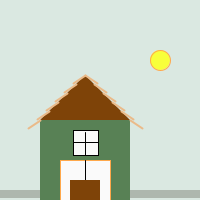
Frame 1 (no input)
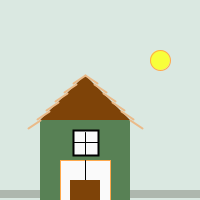
Frame 60 (the mouse pressed at the canvas centre just before this capture)
Frame 120 (the mouse held since frame 60 and released just before this capture): identical to frame 60, image omitted

The Processing sketch that drew these frames (run headless with seeded random() and noise(); from frame 60 on, the mouse is pressed at the canvas centre):

// Processing sketch: processing_95002
// ── processing_95002.pde

// Emanuele da S. Reis - Telhado
int x=85;
int y=75;
int dtelhax=12;
int dtelhay=8;
int ptx=9;
int pty=9;

void setup(){
  size (200, 200);
}
  void draw() {
  background(#DAE8E1);
fill (#AEB7AE);// Paredes e janelas
noStroke();
rect(0, 190, 200, 8);
fill(#588155);
rect(40, 120, 90, 90);
fill (250);
stroke(0);
 rect (73,130,25,25);
 stroke  (0);
 strokeWeight (1);
 line (85,132,85,155);
 line (73,142,98,142);  
 
  fill(#F8FF3B); //sol
 stroke (#FFA84B);
ellipse(160, 60, 20, 20);

  fill(250);
  rect(60, 160, 50, 40);
  stroke(#AEB7AE);
  strokeWeight(1);
  stroke(0);
  line(85,160,85,180);
   
    noStroke();//telhado
  fill(#7E4308);
  rect(70,180,30,20);
   triangle(40, 120, 85, 75, 130, 120);
   
  int x=85;
  int y=75;
  int dtelhax=12;
  int dtelhay=8;
  int ptx=9;
  int pty=9;
    for (int i=0; i<6; i++){
    strokeWeight(2);
    stroke(#EABA89);
    line (x, y, x+dtelhax, y+dtelhay);
    x+=ptx;
    y+=pty;
  }
  
  x=85;
  y=75;
  dtelhax=-12;
  dtelhay=8;
  ptx=-9;
  pty=9;
  
  for (int i=0; i<6; i++)
  {
    line (x, y, x+dtelhax, y+dtelhay);
    x+=ptx;
    y+=pty;
  }
}
